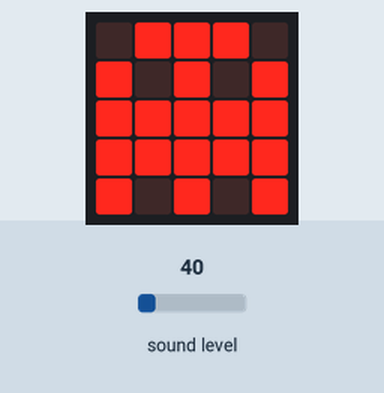
Simulated run of this program. Board: BBC micro:bit (MakeCode). Parts: the board's 5×5 LED display. The inputs (shaded band) are chosen by the test bench; at power-on: sound level 40. Random numbers come from a fixed seed.

Above: at 1.8 s.
1.9 s: sound level set to 126
3.4 s: sound level set to 132
At 5.3 s:
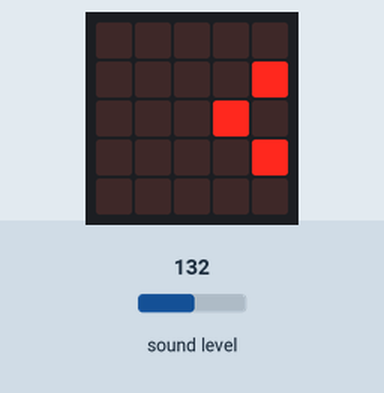
At 6.2 s:
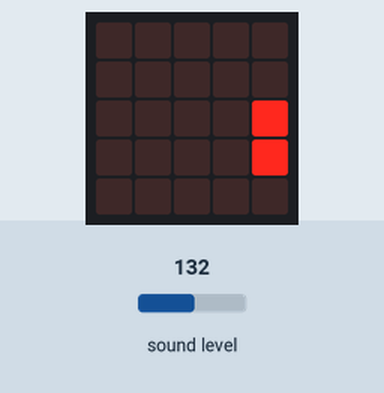
6.6 s: sound level set to 191
At 7.6 s:
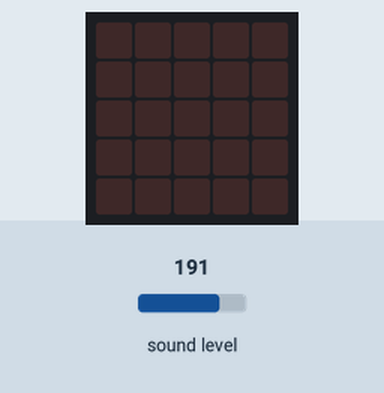
Timing chart, 0 to 9.6 s (numbered marks = the images above; inputs shaded):
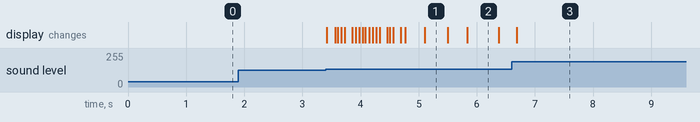

Measured:
- the behaviour switches between 128 and 129 on sound level (found by bisection; images 0 and 1)
- after the input at 1.9 s, every drawn part: stays the same
- after the input at 3.4 s, the display: first changes at once (image 1 shows a later state)
- what the display in image 2 shows lasts 0.6 s, from 5.8 s to 6.4 s

The program:

main.ts
```typescript
let col = 0
let row = 0
basic.showIcon(IconNames.Ghost)
basic.forever(function () {
    for (let index = 0; index < 4; index++) {
        if (input.soundLevel() > 128) {
            row = randint(0, 4)
            col = randint(0, 4)
        }
    }
    if (led.point(col, row)) {
        led.unplot(col, row)
        led.plot(col + 1, row)
    }
})
```

test.ts
```typescript
// 在這裡測試；當此封包作為擴充功能時，將不會編譯此內容。
```
